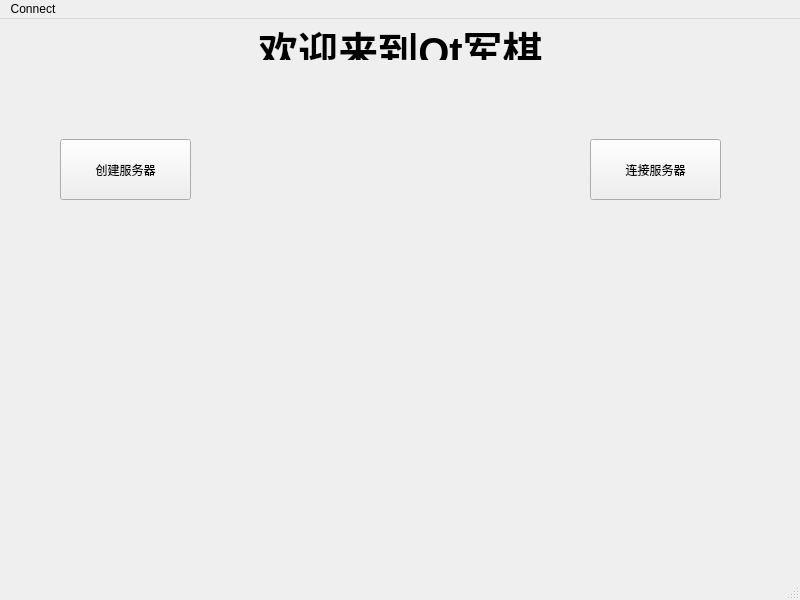
<?xml version="1.0" encoding="UTF-8"?>
<ui version="4.0">
 <class>preparewindow</class>
 <widget class="QMainWindow" name="preparewindow">
  <property name="geometry">
   <rect>
    <x>0</x>
    <y>0</y>
    <width>800</width>
    <height>600</height>
   </rect>
  </property>
  <property name="windowTitle">
   <string>MainWindow</string>
  </property>
  <widget class="QWidget" name="centralwidget">
   <widget class="QLabel" name="label">
    <property name="geometry">
     <rect>
      <x>230</x>
      <y>0</y>
      <width>341</width>
      <height>41</height>
     </rect>
    </property>
    <property name="font">
     <font>
      <pointsize>30</pointsize>
      <weight>75</weight>
      <bold>true</bold>
     </font>
    </property>
    <property name="text">
     <string>欢迎来到Qt军棋</string>
    </property>
    <property name="textFormat">
     <enum>Qt::RichText</enum>
    </property>
    <property name="scaledContents">
     <bool>true</bool>
    </property>
    <property name="alignment">
     <set>Qt::AlignBottom|Qt::AlignHCenter</set>
    </property>
   </widget>
   <widget class="QPushButton" name="createServerButton">
    <property name="geometry">
     <rect>
      <x>60</x>
      <y>120</y>
      <width>131</width>
      <height>61</height>
     </rect>
    </property>
    <property name="text">
     <string>创建服务器</string>
    </property>
   </widget>
   <widget class="QPushButton" name="connectServerButton">
    <property name="geometry">
     <rect>
      <x>590</x>
      <y>120</y>
      <width>131</width>
      <height>61</height>
     </rect>
    </property>
    <property name="text">
     <string>连接服务器</string>
    </property>
   </widget>
  </widget>
  <widget class="QMenuBar" name="menubar">
   <property name="geometry">
    <rect>
     <x>0</x>
     <y>0</y>
     <width>800</width>
     <height>20</height>
    </rect>
   </property>
   <widget class="QMenu" name="ConnectMenu">
    <property name="title">
     <string>Connect</string>
    </property>
    <addaction name="actionHostServer"/>
    <addaction name="actionConnectToServer"/>
   </widget>
   <addaction name="ConnectMenu"/>
  </widget>
  <widget class="QStatusBar" name="statusbar"/>
  <action name="actionHostServer">
   <property name="text">
    <string>Host Server</string>
   </property>
  </action>
  <action name="actionConnectToServer">
   <property name="text">
    <string>Connect to Server</string>
   </property>
  </action>
 </widget>
 <resources/>
 <connections>
  <connection>
   <sender>actionHostServer</sender>
   <signal>triggered()</signal>
   <receiver>createServerButton</receiver>
   <slot>click()</slot>
   <hints>
    <hint type="sourcelabel">
     <x>-1</x>
     <y>-1</y>
    </hint>
    <hint type="destinationlabel">
     <x>125</x>
     <y>170</y>
    </hint>
   </hints>
  </connection>
  <connection>
   <sender>actionConnectToServer</sender>
   <signal>triggered()</signal>
   <receiver>connectServerButton</receiver>
   <slot>click()</slot>
   <hints>
    <hint type="sourcelabel">
     <x>-1</x>
     <y>-1</y>
    </hint>
    <hint type="destinationlabel">
     <x>655</x>
     <y>170</y>
    </hint>
   </hints>
  </connection>
 </connections>
</ui>
